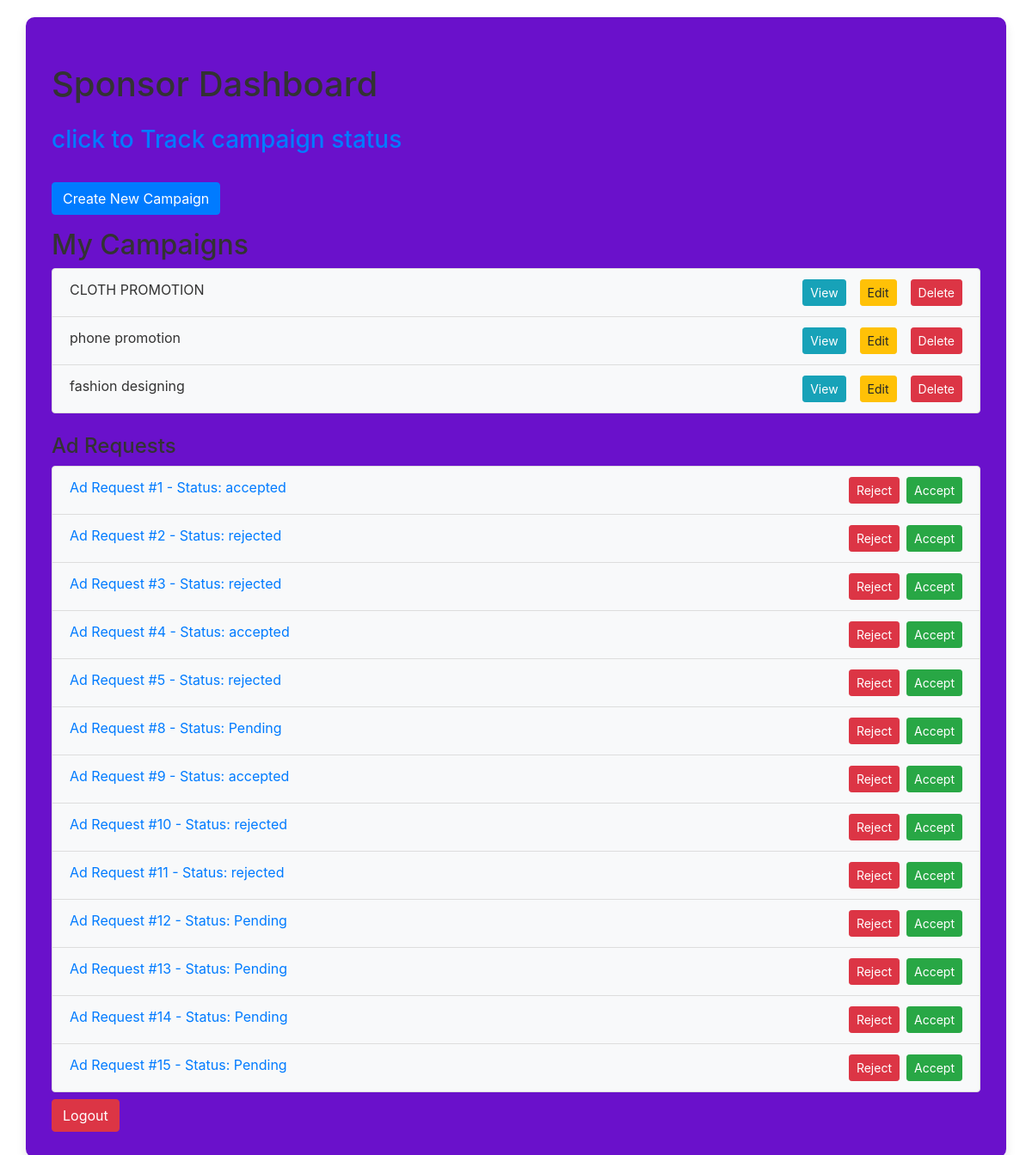
The app's page /sponsor_dashboard (signed in) with its own data.
### app.py (models this page shows)
class Campaign(db.Model):
    id = db.Column(db.Integer, primary_key=True)
    name = db.Column(db.String(150), nullable=False)
    description = db.Column(db.Text, nullable=False)
    start_date = db.Column(db.Date, nullable=False)
    end_date = db.Column(db.Date, nullable=False)
    budget = db.Column(db.Float, nullable=False)
    visibility = db.Column(db.String(50), nullable=False)  # public or private
    goals = db.Column(db.String(150), nullable=False)
    sponsor_id = db.Column(db.Integer, db.ForeignKey('user.id'), nullable=False)
    sponsor = db.relationship('User', foreign_keys=[sponsor_id])
    selected_influencers = db.Column(db.String, default="")  # Comma separated list of influencer IDs

class AdRequest(db.Model):
    id = db.Column(db.Integer, primary_key=True)
    campaign_id = db.Column(db.Integer, db.ForeignKey('campaign.id'), nullable=False)
    influencer_id = db.Column(db.Integer, db.ForeignKey('user.id'), nullable=False)
    sponser_id = db.Column(db.Integer, db.ForeignKey('user.id'), nullable=False)
    messages = db.Column(db.Text, nullable=True)
    requirements = db.Column(db.Text, nullable=False)
    payment_amount = db.Column(db.Float, nullable=False)
    status = db.Column(db.String(50), nullable=False)  # Pending, Accepted, Rejected
    campaign = db.relationship('Campaign', backref='campain')
    customer = db.relationship('User', foreign_keys=[influencer_id])
    sponser = db.relationship('User', foreign_keys=[sponser_id])

### app.py (the view)
@app.route('/sponsor_dashboard')
@login_required
def sponsor_dashboard():
    if current_user.role != 'sponsor':
        return redirect(url_for('index'))  # Redirect to home if the user is not a sponsor
    influencers = User.query.filter_by(role='influencer', is_blocked=False).all()
    campaigns = Campaign.query.filter_by(sponsor_id=current_user.id).all()
    ad_requests = AdRequest.query.join(Campaign).filter(Campaign.sponsor_id == current_user.id).all()
    return render_template('sponsor_dashboard.html',campaigns=campaigns,ad_requests=ad_requests,influencers=influencers)

### app.py (called while the page is built)
@login_manager.user_loader
def load_user(user_id):
    return User.query.get(int(user_id))

### templates/sponsor_dashboard.html (shortened to what this page needs)
<!DOCTYPE html>
<html lang="en">
<head>
    <link rel="stylesheet" href="https://maxcdn.bootstrapcdn.com/bootstrap/4.0.0/css/bootstrap.min.css">
</head>
<body>
    <div class="container">
        <h1 class="my-4">Sponsor Dashboard</h1>
        <h3><a href="{{ url_for('sponsor_summary')}}">click to Track campaign status</a></h3>
        <br>
        <a href="{{ url_for('create_campaign') }}" class="btn btn-primary mb-3">Create New Campaign</a>
        <h2>My Campaigns</h2>
        <ul class="list-group mb-4">
            {% for campaign in campaigns %}
            <li class="list-group-item">
                {{ campaign.name }}
                <a href="{{ url_for('delete_campaign', campaign_id=campaign.id) }}" class="btn btn-danger btn-sm float-right ml-3">Delete</a>
                <a href="{{ url_for('edit_campaign', campaign_id=campaign.id) }}" class="btn btn-warning btn-sm float-right ml-3">Edit</a>
                <a href="{{ url_for('view_campaign', campaign_id=campaign.id) }}" class="btn btn-info btn-sm float-right ml-3">View</a>
            </li>
            {% endfor %}
        </ul>
        <h4 class="mt-3">Ad Requests</h4>
        <ul class="list-group">
            {% for ad_request in ad_requests %}
            <li class="list-group-item">
                <a href="{{ url_for('ad_request_detail', ad_request_id=ad_request.id) }}">Ad Request #{{ ad_request.id }} - Status: {{ ad_request.status }}</a>
                <a href="{{ url_for('accept_ad_request', ad_request_id=ad_request.id) }}" class="btn btn-success btn-sm float-right ml-2">Accept</a>
                <a href="{{ url_for('reject_ad_request', ad_request_id=ad_request.id) }}" class="btn btn-danger btn-sm float-right">Reject</a>
            </li>
            {% endfor %}
        </ul>
        <a href="{{ url_for('logout') }}" class="btn btn-danger mt-2">Logout</a>
    </div>
</body>
</html>

### templates/sponsor_dashboard.html (style rules this page uses)
body { background-color:#fff; color: #333; padding: 20px; }
.container { background-color:#6a11cb; border-radius: 10px; box-shadow: 0 6px 12px rgba(0, 0, 0, 0.1); padding: 30px; }
h1, h2, h3,h4 { color: #333; }
.list-group-item { background-color: #f8f9fa; border: 1px solid #ddd; }
.btn-primary { background-color: #007bff; border-color: #007bff; }
.btn-danger { background-color: #dc3545; border-color: #dc3545; }
.btn-success { background-color: #28a745; border-color: #28a745; }
.btn-warning { background-color: #ffc107; border-color: #ffc107; }
.btn-sm { margin-left: 10px; }

### records on screen
Campaign: name "CLOTH PROMOTION"
Campaign: name "phone promotion"
Campaign: name "fashion designing"
AdRequest: id "1", status "accepted"
AdRequest: id "2", status "rejected"
AdRequest: id "3", status "rejected"
AdRequest: id "4", status "accepted"
AdRequest: id "5", status "rejected"
AdRequest: id "8", status "Pending"
AdRequest: id "9", status "accepted"
AdRequest: id "10", status "rejected"
AdRequest: id "11", status "rejected"
AdRequest: id "12", status "Pending"
AdRequest: id "13", status "Pending"
AdRequest: id "14", status "Pending"
AdRequest: id "15", status "Pending"
